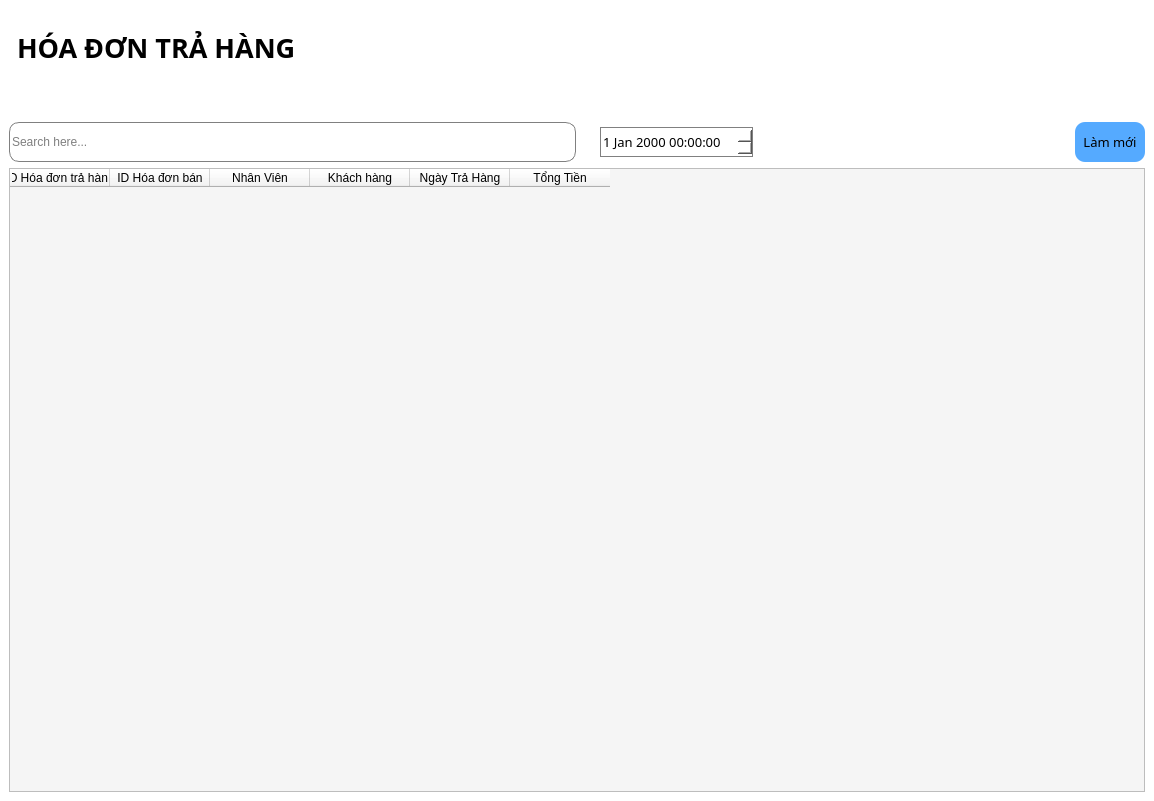
<?xml version="1.0" encoding="UTF-8"?>
<ui version="4.0">
 <class>Quanlyhodon</class>
 <widget class="QMainWindow" name="Quanlyhodon">
  <property name="geometry">
   <rect>
    <x>0</x>
    <y>0</y>
    <width>1154</width>
    <height>801</height>
   </rect>
  </property>
  <property name="windowTitle">
   <string>MainWindow</string>
  </property>
  <property name="styleSheet">
   <string notr="true">background-color: rgb(255, 255, 255);
color: rgb(0, 0, 0);</string>
  </property>
  <widget class="QWidget" name="centralwidget">
   <layout class="QGridLayout" name="gridLayout">
    <item row="0" column="0">
     <widget class="QLabel" name="label">
      <property name="font">
       <font>
        <family>Bahnschrift</family>
        <pointsize>20</pointsize>
        <weight>75</weight>
        <bold>true</bold>
       </font>
      </property>
      <property name="styleSheet">
       <string notr="true">padding-bottom: 50px;
padding-top:20px</string>
      </property>
      <property name="text">
       <string>HÓA ĐƠN TRẢ HÀNG</string>
      </property>
      <property name="wordWrap">
       <bool>true</bool>
      </property>
      <property name="margin">
       <number>0</number>
      </property>
     </widget>
    </item>
    <item row="1" column="0">
     <layout class="QHBoxLayout" name="horizontalLayout">
      <item>
       <widget class="QLineEdit" name="lineSearch">
        <property name="maximumSize">
         <size>
          <width>16777215</width>
          <height>40</height>
         </size>
        </property>
        <property name="styleSheet">
         <string notr="true">border: 1px solid gray;
border-radius: 10px;
background-color: rgb(255, 255, 255);</string>
        </property>
        <property name="text">
         <string/>
        </property>
        <property name="placeholderText">
         <string>Search here...</string>
        </property>
       </widget>
      </item>
      <item>
       <spacer name="spacer">
        <property name="orientation">
         <enum>Qt::Horizontal</enum>
        </property>
        <property name="sizeType">
         <enum>QSizePolicy::Fixed</enum>
        </property>
        <property name="sizeHint" stdset="0">
         <size>
          <width>18</width>
          <height>20</height>
         </size>
        </property>
       </spacer>
      </item>
      <item>
       <widget class="QDateTimeEdit" name="dateTimeEdit">
        <property name="sizePolicy">
         <sizepolicy hsizetype="Minimum" vsizetype="Minimum">
          <horstretch>0</horstretch>
          <verstretch>0</verstretch>
         </sizepolicy>
        </property>
        <property name="minimumSize">
         <size>
          <width>100</width>
          <height>30</height>
         </size>
        </property>
        <property name="maximumSize">
         <size>
          <width>16777215</width>
          <height>30</height>
         </size>
        </property>
        <property name="font">
         <font>
          <family>Bahnschrift</family>
          <pointsize>10</pointsize>
         </font>
        </property>
        <property name="styleSheet">
         <string notr="true">background-color: rgb(255, 255, 255);
border: 1px solid gray;</string>
        </property>
       </widget>
      </item>
      <item>
       <spacer name="horizontalSpacer_2">
        <property name="orientation">
         <enum>Qt::Horizontal</enum>
        </property>
        <property name="sizeType">
         <enum>QSizePolicy::Fixed</enum>
        </property>
        <property name="sizeHint" stdset="0">
         <size>
          <width>18</width>
          <height>20</height>
         </size>
        </property>
       </spacer>
      </item>
      <item>
       <spacer name="horizontalSpacer_3">
        <property name="orientation">
         <enum>Qt::Horizontal</enum>
        </property>
        <property name="sizeType">
         <enum>QSizePolicy::Fixed</enum>
        </property>
        <property name="sizeHint" stdset="0">
         <size>
          <width>298</width>
          <height>20</height>
         </size>
        </property>
       </spacer>
      </item>
      <item>
       <widget class="QPushButton" name="btnLamMoi">
        <property name="sizePolicy">
         <sizepolicy hsizetype="Minimum" vsizetype="Fixed">
          <horstretch>0</horstretch>
          <verstretch>0</verstretch>
         </sizepolicy>
        </property>
        <property name="minimumSize">
         <size>
          <width>70</width>
          <height>40</height>
         </size>
        </property>
        <property name="font">
         <font>
          <family>Bahnschrift</family>
          <pointsize>10</pointsize>
         </font>
        </property>
        <property name="styleSheet">
         <string notr="true">background-color: rgb(85, 170, 255);
border: none;
border-radius: 10px;</string>
        </property>
        <property name="text">
         <string>Làm mới</string>
        </property>
       </widget>
      </item>
     </layout>
    </item>
    <item row="2" column="0">
     <widget class="QTableWidget" name="tableWidget">
      <property name="font">
       <font>
        <family>Bahnschrift</family>
        <pointsize>12</pointsize>
       </font>
      </property>
      <property name="styleSheet">
       <string notr="true">background-color: rgb(245, 245, 245);</string>
      </property>
      <column>
       <property name="text">
        <string>ID Hóa đơn trả hàng</string>
       </property>
      </column>
      <column>
       <property name="text">
        <string>ID Hóa đơn bán</string>
       </property>
      </column>
      <column>
       <property name="text">
        <string>Nhân Viên</string>
       </property>
      </column>
      <column>
       <property name="text">
        <string>Khách hàng</string>
       </property>
      </column>
      <column>
       <property name="text">
        <string>Ngày Trả Hàng</string>
       </property>
      </column>
      <column>
       <property name="text">
        <string>Tổng Tiền</string>
       </property>
      </column>
     </widget>
    </item>
   </layout>
  </widget>
 </widget>
 <resources>
  <include location="new_resource.qrc"/>
 </resources>
 <connections/>
</ui>
